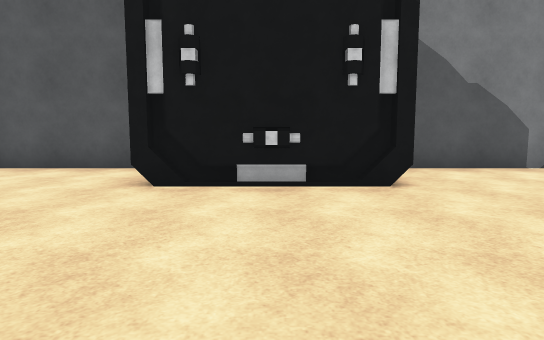
View 1 (above)

15 first-person views from a walk through a Unity game level. The camera is 1.5 m above the floor, tilts 6° down and sees 75° across. The floor is counted in squares, 2 m on a side. Each view is taken from the middle of a square. On the plan, view 1 faces up. The plan holds only what a view shows up to about 11 squares ahead; the rest is blank. The place goes on beyond the plan. The player is left out. Some surface patterns are stand-ins.

View 2
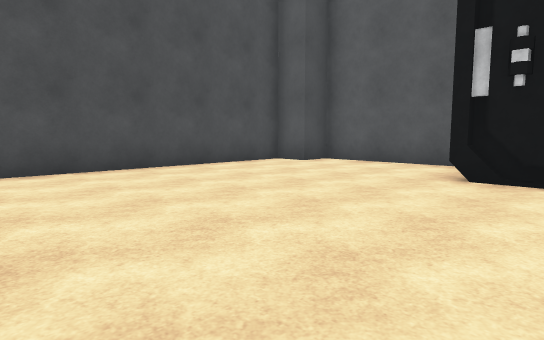

View 3
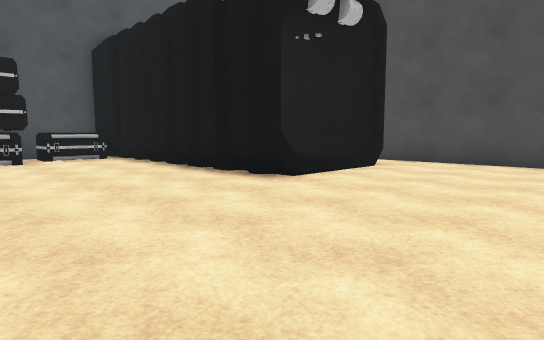

View 4
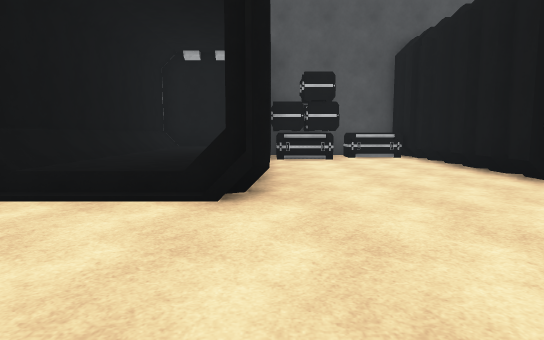

View 5
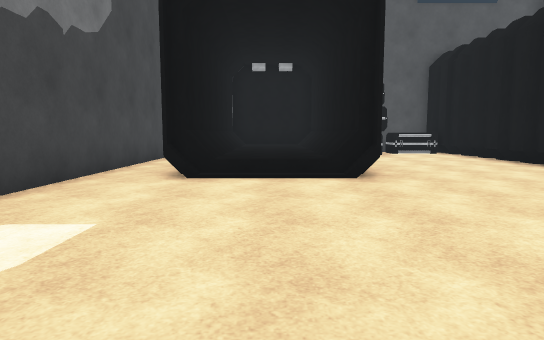

View 6
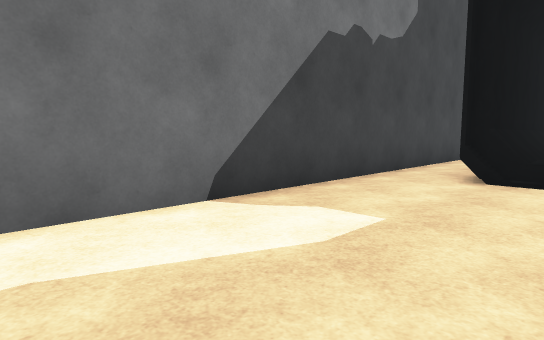

View 7
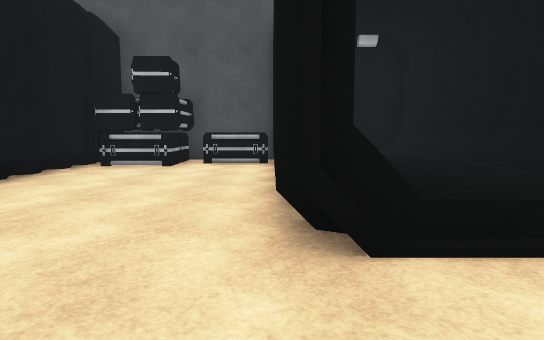

View 8
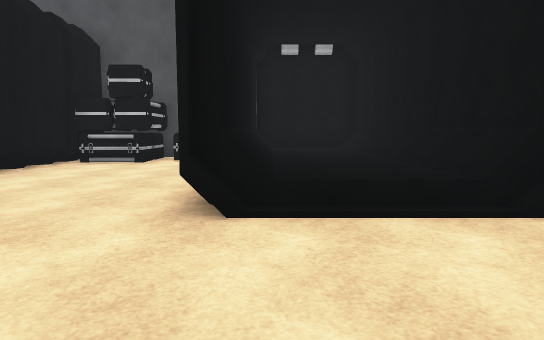

View 9
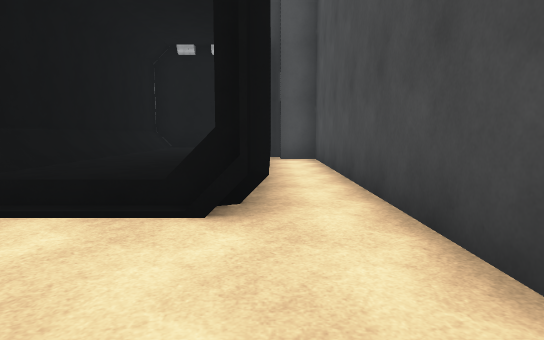

View 10
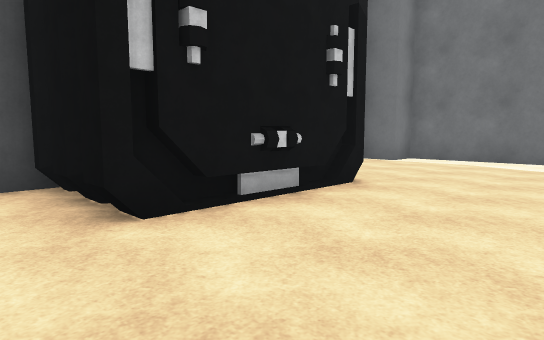

View 11
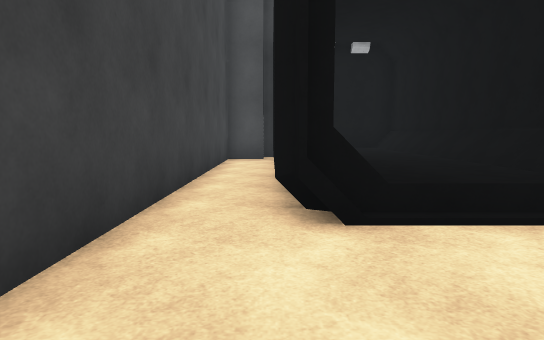

View 12
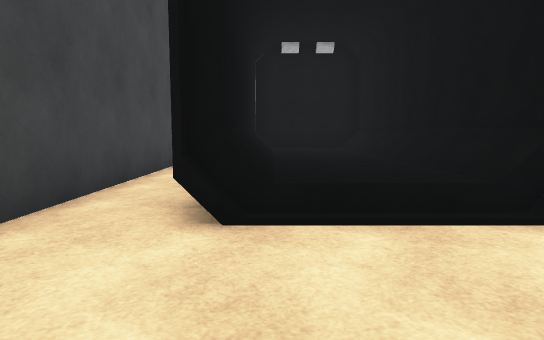

View 13
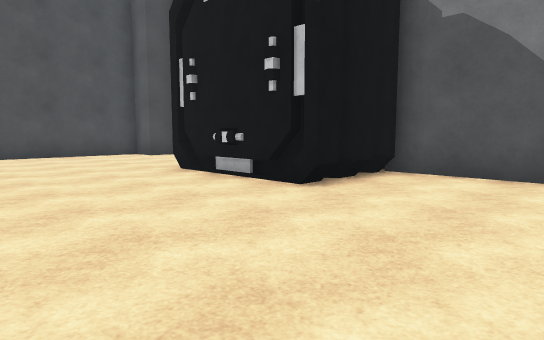

View 14
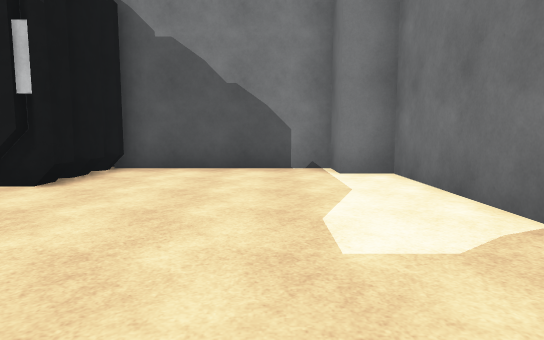

View 15
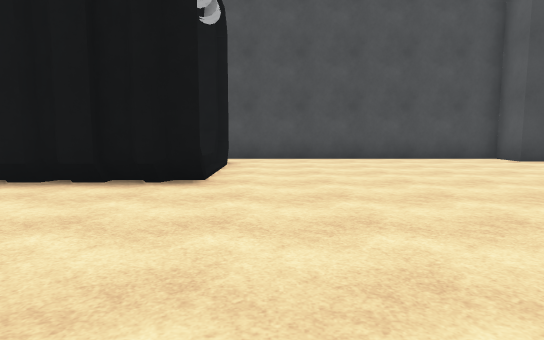

### Floor plan
Key: @ floor where view 1 was taken; # wall or solid block; . main floor; : floor 0.5 m higher than the main floor; + floor 0.75 m higher than the main floor; / step, stairs or slope; B box.
Columns run from 8 left of view 1 to 8 right of it. Each row starts with its distance up from view 1.
  8  ######   ######
  7 ##....#   #....##
  6 #.....#   #.....#
  5 #.....#####.....#
  4 #...............#
  3 #...............#
  2 #...............#
  1 #...............#
  0 #.......@.......#
 -1 #./////...#///#.#
 -2 #.#/:/#...#/:##.#
 -3 #.#/:/#...#/:##.#
 -4 #.#/:/#...#/:##.#
 -5 #.#/:/#...#/:##.#
 -6 #.#/:/#...#/:##.#
 -7 #.#/:/#.BB#/:##.#
 -8 ###/:/#BBBB/:+###
 -9   #############

Positions as (right, up) in squares from view 1, and headings:
1: (0, 0), facing up
2: (0, -1), facing up-left
3: (2, 3), facing down-left
4: (2, 3), facing down
5: (4, 5), facing down
6: (4, 5), facing down-right
7: (-2, 1), facing down
8: (-3, 2), facing down
9: (-6, 2), facing down
10: (-3, 2), facing up-right
11: (6, 2), facing down
12: (5, 2), facing down
13: (5, 1), facing up-left
14: (5, 0), facing up
15: (3, 0), facing left
